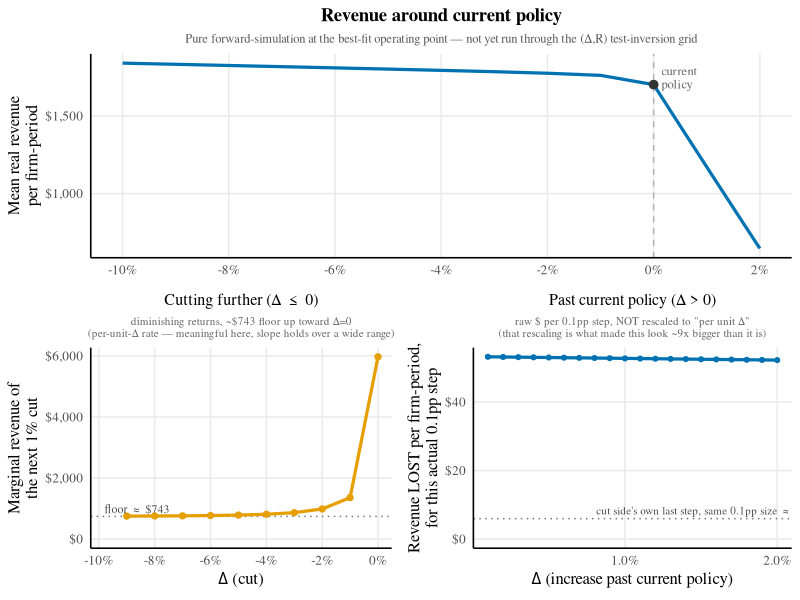

Write the R code that produced this figure.
## Simulated Laffer-curve headline plot (fallback for the real tested (Delta,R)
## grid, in case there isn't time to finish that before presenting): pure
## forward-simulation, no optimization/test-inversion, at the best no-eta
## lag_m operating point (lambda=3.501e-7, delta1=4.315, delta2=0.541).
##
## Zoomed to Delta in [-0.10, 0.02] per the user's request. Revised 2026-09-10
## after the user flagged that lumping the cut side (Delta<0) and the
## reversing-an-increase side (Delta>0) onto one log-scaled MR axis obscured
## the mechanism rather than explaining it. Fix: split MR into two separately-
## scaled linear panels, since they are genuinely two different regimes, not
## points on one smooth continuum -- every firm's own clip threshold is
## Delta=-2*lambda*e_i (<=0 always), so for Delta>0 EVERY firm is unclipped
## and shares the same huge intercept-driven slope (~1/(2*lambda)~1.43M),
## while for Delta<0 most firms are still clipped and only the ones with
## small e_i (median firm's own threshold ~-0.00059, essentially at zero)
## have started contributing that huge slope -- hence MR ~750-1400 just
## below zero vs. ~52,000-53,000 just above it. Real mechanism, not a
## sign-mixing bug, but the two sides need separate panels, not one axis.

library(tidyverse)
library(cowplot)

## Revenue level, Delta in [-0.10, 0.02]: negative side from the 0.01-step
## grid (1275), Delta>=0 from the finer 0.001-step onset grid (1276) so the
## sharp transition right at Delta=0 is resolved, not interpolated over.
neg <- read.csv("Code/Products/1275-revenue-baseline-finegrid-bestfit-lag_m.csv") %>%
    mutate(Delta = round(Delta, 6)) %>%  # file stores Delta=0 as 1.04083e-17 (grid float noise)
    filter(Delta >= -0.10, Delta < 0)
pos <- read.csv("Code/Products/1276-revenue-onset-finegrid-lag_m.csv") %>%
    filter(Delta >= 0, Delta <= 0.02)
level <- bind_rows(neg, pos) %>% arrange(Delta)

## Cut-side MR: benefit of the next 1% cut, Delta in [-0.10, 0] (0.01 step).
mr_cut <- read.csv("Code/Products/1275-revenue-baseline-finegrid-bestfit-lag_m.csv") %>%
    mutate(Delta = round(Delta, 6)) %>%  # file stores Delta=0 as 1.04083e-17 (grid float noise)
    filter(Delta >= -0.10, Delta <= 0) %>%
    arrange(Delta) %>%
    mutate(MR = (lag(mean_R_real) - mean_R_real) / (Delta - lag(Delta))) %>%
    filter(!is.na(MR))

## Increase-side: raw revenue LOST per actual 0.1pp step, Delta in (0, 0.02]
## (0.001 step). Deliberately NOT rescaled to "per unit Delta" like the cut
## side -- that rescaling is only meaningful where the underlying slope is
## roughly constant over a WIDE Delta range (true for the cut side, zone 1
## spans a full 0.75 in Delta), but here the slope is only locally like this
## over a fraction of a percentage point (already down 2% by Delta=0.02) --
## dividing a genuinely small, local ~$53 step-loss by a tiny step (0.001)
## manufactures a huge, not-actually-meaningful "per unit Delta" number.
## User caught this (2026-09-10): "increasing a little after zero increased
## marginal revenue a lot -- that cannot be." Direction was fine (revenue
## FALLS, this is the loss, correctly signed); the per-unit-Delta scaling
## was the misleading part.
mr_inc <- read.csv("Code/Products/1276-revenue-onset-finegrid-lag_m.csv") %>%
    filter(Delta >= 0, Delta <= 0.02) %>%
    arrange(Delta) %>%
    mutate(loss = lag(mean_R_real) - mean_R_real) %>%
    filter(!is.na(loss))

stopifnot(all(mr_cut$MR > 0), all(mr_inc$loss > 0))

wong_orange <- "#E69F00"; wong_blue <- "#0072B2"; wong_grey <- "grey45"

p_level <- ggplot(level, aes(x = Delta, y = mean_R_real)) +
    geom_vline(xintercept = 0, color = "grey70", linewidth = 0.5, linetype = "dashed") +
    geom_line(color = wong_blue, linewidth = 1.1) +
    geom_point(data = filter(level, Delta == 0), color = "grey20", size = 2.6) +
    annotate("text", x = 0.0015, y = max(level$mean_R_real) * 0.95,
             label = "current\npolicy", hjust = 0, family = "Times", size = 3.2,
             color = "grey40", lineheight = 0.85) +
    scale_x_continuous(labels = scales::label_percent(accuracy = 1), breaks = seq(-0.10, 0.02, 0.02)) +
    scale_y_continuous(labels = scales::label_dollar(prefix = "$")) +
    labs(x = NULL, y = "Mean real revenue\nper firm-period",
         title = "Revenue around current policy",
         subtitle = "Pure forward-simulation at the best-fit operating point — not yet run through the (Δ,R) test-inversion grid") +
    theme_minimal(base_size = 12) +
    theme(
        panel.grid.minor = element_blank(),
        axis.line = element_line(color = "black"),
        plot.title = element_text(family = "Times", size = 13.5, face = "bold", hjust = 0.5),
        plot.subtitle = element_text(family = "Times", size = 9, hjust = 0.5, color = "grey35"),
        text = element_text(family = "Times")
    )

p_mr_cut <- ggplot(mr_cut, aes(x = Delta, y = MR)) +
    geom_hline(yintercept = 743, color = wong_grey, linewidth = 0.5, linetype = "dotted") +
    geom_line(color = wong_orange, linewidth = 1.1) +
    geom_point(color = wong_orange, size = 1.8) +
    annotate("text", x = -0.098, y = 850, hjust = 0, vjust = 0,
             label = "floor ≈ $743", family = "Times", size = 3, color = "grey30") +
    scale_x_continuous(labels = scales::label_percent(accuracy = 1), breaks = seq(-0.10, 0, 0.02)) +
    scale_y_continuous(labels = scales::label_dollar(prefix = "$"), limits = c(0, NA)) +
    labs(x = expression(Delta~"(cut)"), y = "Marginal revenue of\nthe next 1% cut",
         title = "Cutting further (Δ ≤ 0)",
         subtitle = "diminishing returns, ~$743 floor up toward Δ=0\n(per-unit-Δ rate — meaningful here, slope holds over a wide range)") +
    theme_minimal(base_size = 12) +
    theme(
        panel.grid.minor = element_blank(),
        axis.line = element_line(color = "black"),
        plot.title = element_text(family = "Times", size = 11.5, hjust = 0.5),
        plot.subtitle = element_text(family = "Times", size = 8, hjust = 0.5, color = "grey40"),
        text = element_text(family = "Times")
    )

## Fair comparison at matched step size: the cut side's own LAST step
## (Delta=-0.01 to 0, raw $59.70 over a 1pp step) rescaled down to the same
## 0.1pp step size as this panel is $5.97 -- so the real, honestly-scaled
## jump right at Delta=0 is ~$53/$5.97 =~ 8.9x, not the misleading "~9x from
## 5,970 to 52,932" figure computed by comparing two different step sizes'
## per-unit-Delta extrapolations.
cutside_last_step_rescaled <- (1760.623256 - 1700.920471) / 10

p_mr_inc <- ggplot(mr_inc, aes(x = Delta, y = loss)) +
    geom_hline(yintercept = cutside_last_step_rescaled, color = wong_grey,
               linewidth = 0.5, linetype = "dotted") +
    annotate("text", x = 0.0155, y = cutside_last_step_rescaled + 1.2, vjust = 0,
             label = "cut side's own last step, same 0.1pp size ≈ $5.97",
             family = "Times", size = 2.8, color = "grey30") +
    geom_line(color = "#0072B2", linewidth = 1.1) +
    geom_point(color = "#0072B2", size = 1.4) +
    scale_x_continuous(labels = scales::label_percent(accuracy = 0.1), breaks = seq(0, 0.02, 0.01)) +
    scale_y_continuous(labels = scales::label_dollar(prefix = "$"), limits = c(0, NA)) +
    labs(x = expression(Delta~"(increase past current policy)"), y = "Revenue LOST per firm-period,\nfor this actual 0.1pp step",
         title = "Past current policy (Δ > 0)",
         subtitle = "raw $ per 0.1pp step, NOT rescaled to \"per unit Δ\"\n(that rescaling is what made this look ~9x bigger than it is)") +
    theme_minimal(base_size = 12) +
    theme(
        panel.grid.minor = element_blank(),
        axis.line = element_line(color = "black"),
        plot.title = element_text(family = "Times", size = 11.5, hjust = 0.5),
        plot.subtitle = element_text(family = "Times", size = 8, hjust = 0.5, color = "grey40"),
        text = element_text(family = "Times")
    )

mr_row <- plot_grid(p_mr_cut, p_mr_inc, ncol = 2, align = "h")
combined <- plot_grid(p_level, mr_row, ncol = 1, rel_heights = c(1, 1.1))

ggsave("Paper/images/1279-simulated-laffer-headline.png", combined, width = 10, height = 8.5, dpi = 300)
cat("Saved: Paper/images/1279-simulated-laffer-headline.png\n")
